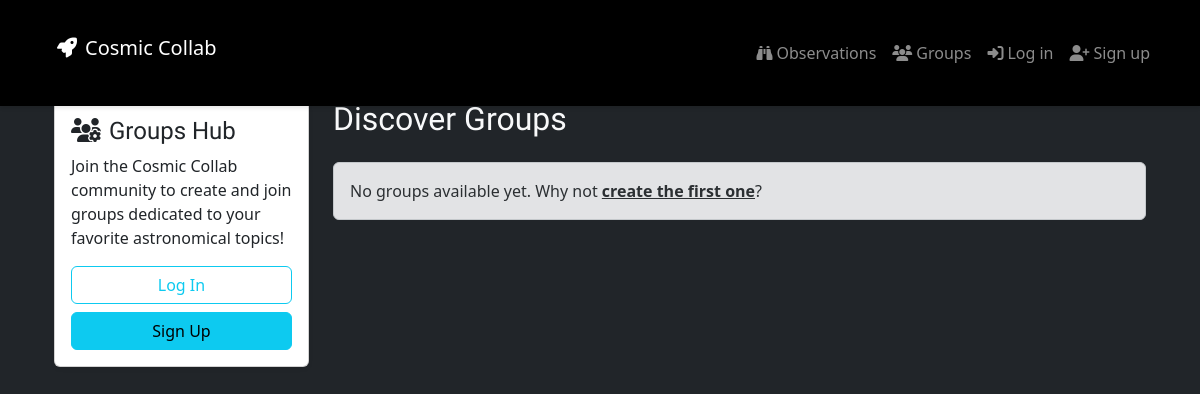
Before: /groups/ with the older database file.
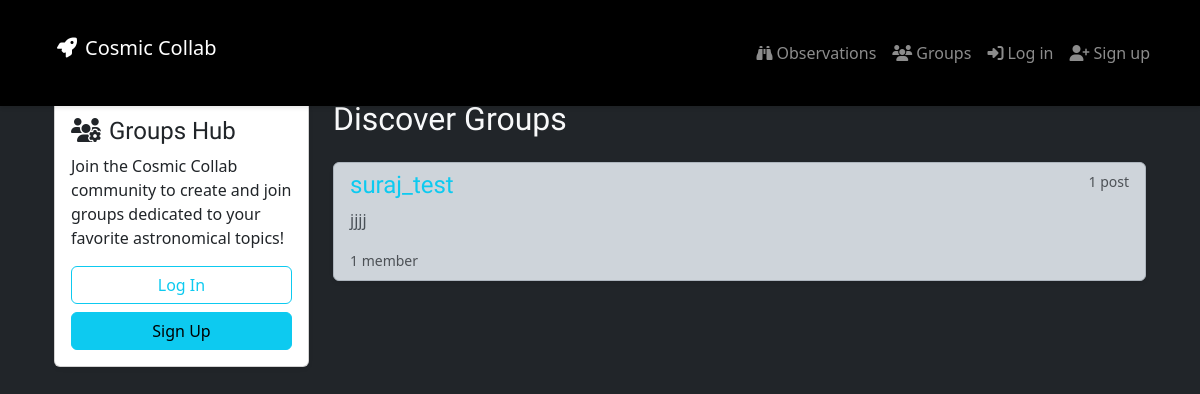
After: the same page with the newer database file.
### groups/models.py (models this page shows, shortened)
class Group(models.Model):
    name = models.CharField(max_length=255, unique=True)
    slug = models.SlugField(allow_unicode=True, unique=True)
    description = models.TextField(blank=True, default='')
    description_html = models.TextField(editable=False, default='', blank=True)
    members = models.ManyToManyField(User,through="GroupMember")
    class Meta:
        ordering = ["name"]

### groups/views.py (the view)
# urls.py: path('', views.ListGroups.as_view(), name="all"),
class ListGroups(generic.ListView):
    model = Group

### groups/templates/groups/group_list.html
{% extends "groups/group_base.html" %}
{% block pregroup %}
<div class="col-lg-3 col-md-4 mb-4">
    <div class="card shadow-sm">
        <div class="card-body">
            <h4 class="card-title" style="font-family: 'Orbitron', sans-serif;"><i class="fas fa-users-cog me-2"></i>Groups Hub</h4>
            {% if user.is_authenticated %}
            <p class="small text-muted">Welcome back, @{{ user.username }}!</p>
            <p>Explore existing communities or start your own.</p>
            <a href="{% url 'groups:create' %}" class="btn btn-info w-100"><i class="fas fa-plus me-2"></i>Create New Group</a>
            {% else %}
            <p>Join the Cosmic Collab community to create and join groups dedicated to your favorite astronomical topics!</p>
            <a href="{% url 'accounts:login' %}" class="btn btn-outline-info w-100 mb-2">Log In</a>
            <a href="{% url 'accounts:signup' %}" class="btn btn-info w-100">Sign Up</a>
            {% endif %}
        </div>
    </div>
</div>
{% endblock %}
{% block group_content %}
<div class="col-lg-9 col-md-8">
    <h2 class="mb-4" style="font-family: 'Orbitron', sans-serif;">Discover Groups</h2>
	<div class="list-group">
		{% for group in object_list %}
		<a href="{% url 'groups:single' slug=group.slug %}"
		class="list-group-item list-group-item-action list-group-item-dark flex-column align-items-start mb-3 shadow-sm rounded">
            <div class="d-flex w-100 justify-content-between">
                <h4 class="mb-1 text-info" style="font-family: 'Orbitron', sans-serif;">{{ group.name }}</h4>
                <small class="text-muted">{{ group.posts.count }} post{{ group.posts.count|pluralize }}</small>
            </div>
			<p class="mb-1">{{ group.description_html|safe|truncatewords_html:30 }}</p>
			<small class="text-muted">{{ group.members.count }} member{{ group.members.count|pluralize }}</small>
		</a>
		{% empty %}
        <div class="alert alert-secondary" role="alert">
          No groups available yet. Why not <a href="{% url 'groups:create' %}" class="alert-link">create the first one</a>?
        </div>
		{% endfor %}
	</div>
</div>
{% endblock %}

Changed rows visible on the page:
added Group: name "suraj_test", posts.count "1", description_html "jjjj", members.count "1"
Other visible differences:
text no longer shown: "No groups available yet. Why not create the first one ?"
